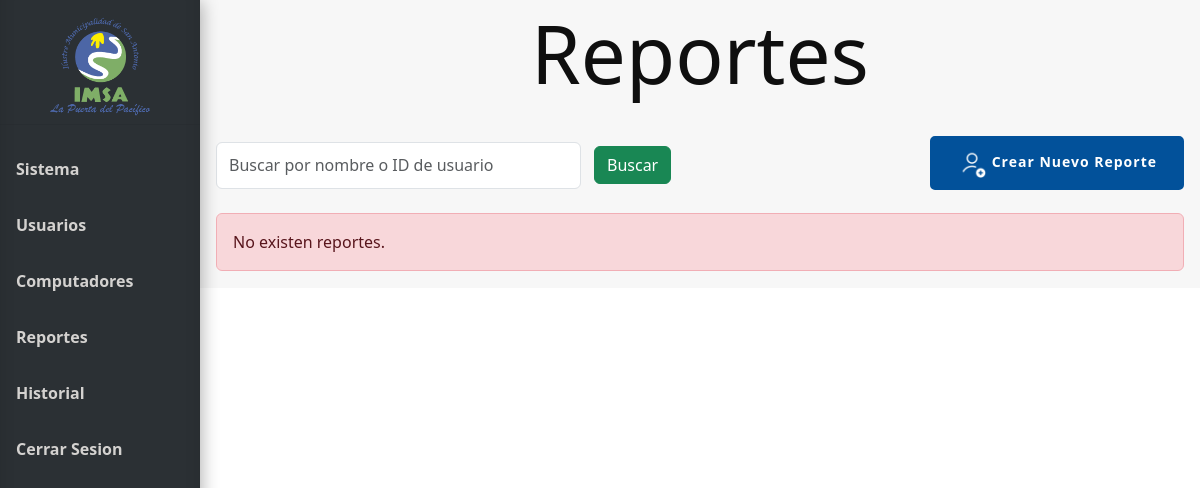
/reportes (signed in), run on an earlier commit of the app's database.
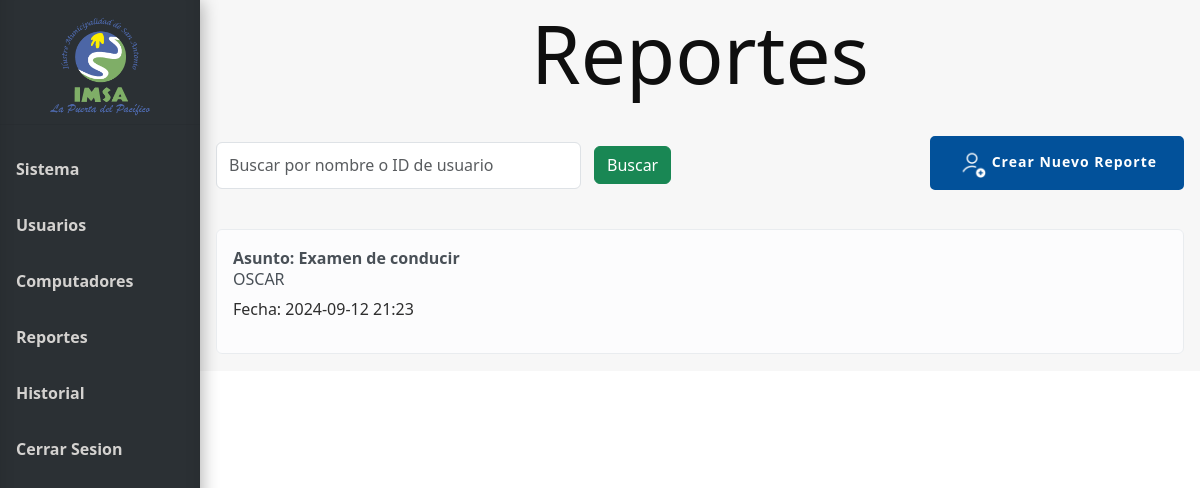
And on a later commit of the database.
### tables this page shows
CREATE TABLE Reportes (
    id_reporte INTEGER PRIMARY KEY AUTOINCREMENT,
    usuario_id INTEGER,
    asunto VARCHAR(100) NOT NULL,
    descripcion VARCHAR(300) NOT NULL,
    fecha TIMESTAMP DEFAULT CURRENT_TIMESTAMP,
    archivo VARCHAR,
    FOREIGN KEY (usuario_id) REFERENCES Usuario(Id_usuario)
);

### app.py (the view)
@app.route('/reportes', methods=['GET', 'POST'])
@login_required
def reportes():
    conn = get_db_connection()
    search = request.args.get('search')
    if search:
        query = f"SELECT * FROM Reportes WHERE asunto LIKE ? OR usuario_id LIKE ? ORDER BY fecha DESC"
        reportes = conn.execute(query, ('%' + search + '%', '%' + search + '%')).fetchall()
    else:
        reportes = conn.execute("SELECT * FROM Reportes ORDER BY fecha DESC").fetchall()
    conn.close()
    return render_template('reportes.html', reportes=reportes)

### app.py (called while the page is built)
@login_manager.user_loader
def load_user(user_id):
    return Usuario.get_by_id(user_id)

def get_db_connection():
    conn = sqlite3.connect('database.db')
    conn.row_factory = sqlite3.Row
    return conn

### model.py (called while the page is built)
def get_db_connection():
    conn = sqlite3.connect('database.db')
    conn.row_factory = sqlite3.Row
    return conn

    @staticmethod
    def get_by_id(id_usuario):
        conn = get_db_connection()
        user_data = conn.execute('SELECT * FROM Usuario WHERE Id_usuario = ?', (id_usuario,)).fetchone()
        conn.close()
        if user_data:
            return Usuario(user_data['Id_usuario'], user_data['Nombre_user'], user_data['Email'], user_data['psw'])
        return None

### templates/reportes.html (shortened to what this page needs)
{% extends 'base.html' %}
{% block head %}
<link rel="stylesheet" href="{{ url_for('static', filename='css/style_reportes.css') }}">
{% endblock %}
{% block content %}
<h1 class="block-effect" style="--td:0.3s">
    <div class="block-reveal" style="--bc: #2b3034; --d: 0.5s">Reportes</div>
</h1>
<div class="head">
    <div class="filtros">
        <form method="get" action="{{ url_for('reportes') }}" id="filtro-form">
            <div class="filtro">
                <input class="form-control me-2" type="search" name="search"
                    placeholder="Buscar por nombre o ID de usuario" aria-label="Search"
                    value="{{ request.args.get('search', '') }}">
                <button class="btn btn-success" type="submit">Buscar</button>
            </div>
        </form>
    </div>
    <div class="Botones_Reportes">
        <div class="reporte_2">
            <a href="{{ url_for('reporte_2') }}" class="button_slide slide_left">
                <img id="agregar" src="{{ url_for('static', filename='img/icon-agregar-usuario.png') }}" alt="icon-agregar"
                    width="30px">
                <b>Crear Nuevo Reporte</b>
            </a>
        </div>
    </div>
</div>
{% if reportes %}
<div class="mt-3">
    {% for reporte in reportes %}
    <div class="alert alert-light d-flex justify-content-between align-items-center" role="alert">
        <div class="listReport">
            <strong> <a href="{{ url_for('ver_reporte', id_reporte=reporte['id_reporte']) }}"  id="verReporte">Asunto: {{ reporte['asunto'] }}</a></strong>
            <h6>{{ reporte['usuario_id'] }}</h6>
            <p>Fecha: {{ reporte['fecha'] }} </p>
        </div>
    </div>
    {% endfor %}
</div>
{% else %}
<div class="alert alert-danger" role="alert">
    No existen reportes.
</div>
{% endif %}
{% endblock %}

What changed in the data, as far as the page shows it:
added Reportes: asunto "Examen de conducir", usuario_id "OSCAR", fecha "2024-09-12 21:23"
Also different on the page:
text no longer shown: "No existen reportes."
